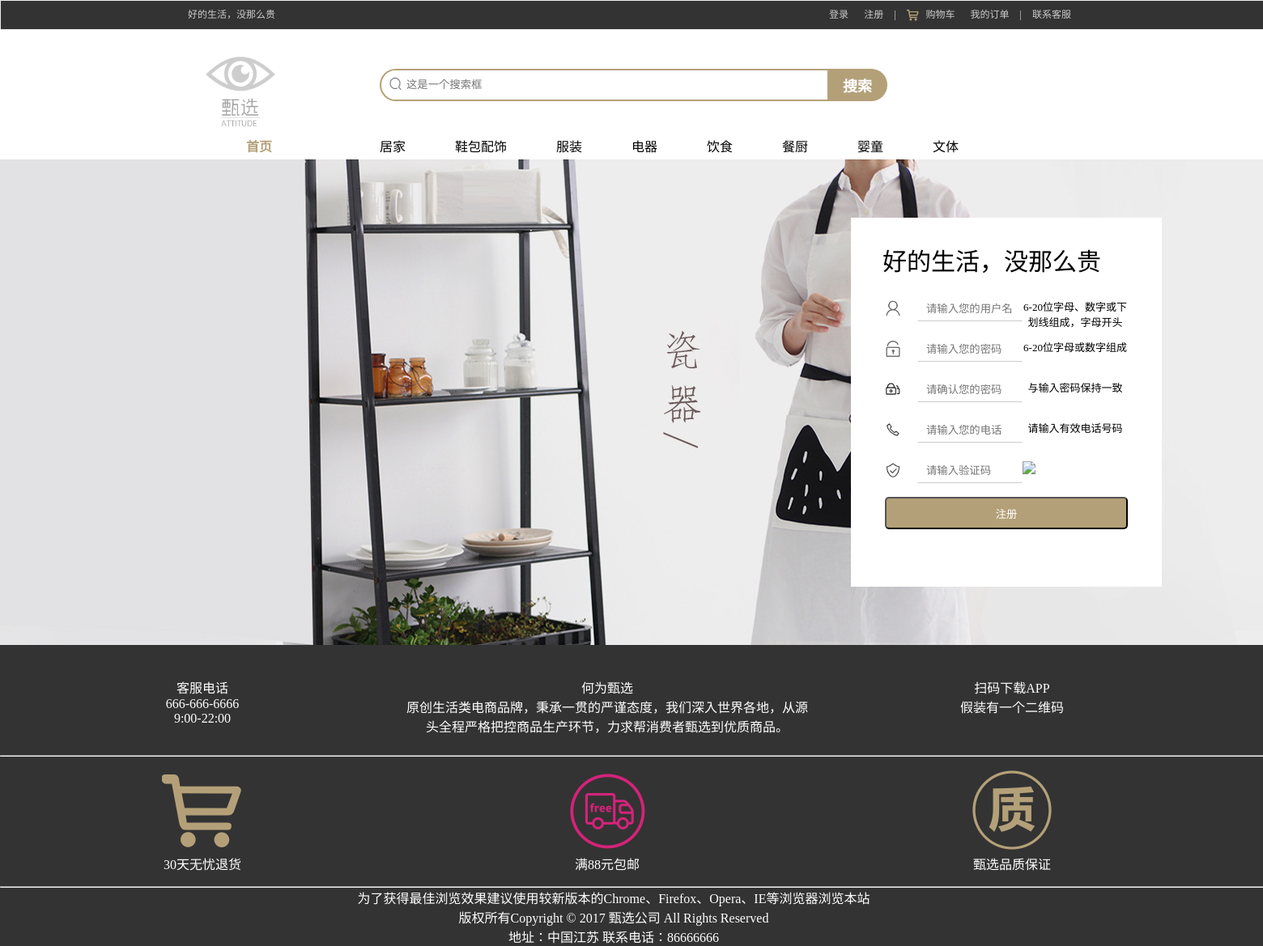
Screenshot of /regsiter.php with the database file from the repository.
### tables this page shows
CREATE TABLE `type` (
  `typeid` int(11) NOT NULL COMMENT '类别编号',
  `typename` varchar(30) DEFAULT NULL COMMENT '类别名称',
  `introduction` text COMMENT '类别简介'
);

### htmlSearch.php (the view)
<div class="search-con">
    <div class="logo-box">
        <a href="index.php"><img src="img/logo.png" alt=""></a>
    </div>
    <div class="search-box">
        <div class="search-bd">
            <div class="search-panel">
                <a href="searchResult.php" class="sousuo"></a>
                <form action="searchResult.php" method="get">
                    <div class="btn">
                        <input type="submit" class="searchBtn" id="search" name="search" value="搜索">
                    </div>
                    <div class="search-inp-box">
                        <div class="search-inp">
                            <input type="text" placeholder="这是一个搜索框" class="text" name="keyWord">
                        </div>
                    </div>
                </form>
            </div>
        </div>
    </div>
</div>
<div class="scrren-nav-wrap">
    <div class="scrren-nav-content">
        <h2><a href="index.php" style="color: #B4A078">首页</a> </h2>
        <ul>
            <?php
            while($rowNav=mysqli_fetch_array($resNav)) {
                ?>
                <li><a href="showType.php?tid=<?php echo $rowNav['typeid']?>"><?php echo $rowNav['typename'];?></a></li>
                <?php
            }
            ?>
        </ul>
    </div>
</div>

### css/index.css (style rules this page uses)
* { margin: 0; padding: 0; list-style: none; text-decoration:none; }
html,body { width: 100%; background-color: #fff; height: 1000px; }
.wrapper .search-wrap .search-con { width: 1110px; height: 88px; margin:0 auto; }
.wrapper .search-wrap .search-con .logo-box { display: inline-block; width: 190px; height: 80px; vertical-align: middle; }
.wrapper .search-wrap .search-con .logo-box img { width: 100px; height: 100px; margin-left: 22px; }
.wrapper .search-wrap .search-con .search-box { width: 627px; height: 87px; display: inline-block; vertical-align: middle; margin-left: 50px; }
.wrapper .search-wrap .search-con .search-box .search-bd { width: 627px; height: 62px; }
.wrapper .search-wrap .search-con .search-box .search-bd .search-panel { width: 627px; height: 40px; position: relative; margin-top: 24px; }
.wrapper .search-wrap .search-con .search-box .search-bd .btn { position: absolute; right: 0px; top:0; width: 74px; height: 40px; z-index: 1000; border-top-right-radius: 20px; border-bottom-right-radius: 20px; text-align: center; }
.wrapper .search-wrap .search-con .search-box .search-bd .search-panel .btn .searchBtn { border: none; background-color: #b4a078; font-size: 18px; font-weight: 700; color: #fff; height: 100%; width: 100%; border-top-right-radius: 20px; border-bottom-right-radius: 20px; cursor: pointer; }
.wrapper .search-wrap .search-con .search-inp-box { width: 551px; border: 2px solid #b4a078; border-top-left-radius: 20px; border-bottom-left-radius: 20px; border-right: none; height: 36px; overflow: hidden; }
.wrapper .search-wrap .search-con .search-box .search-bd .search-panel .sousuo { display: inline-block; position: absolute; width: 15px; height: 15px; top: 11px; left: 12px; background: url('../img/fdj.jpg') no-repeat; background-size: 100% 100%; }
.wrapper .search-wrap .search-con .search-inp-box .search-inp { width: 472px; height: 36px; overflow: hidden; }
.wrapper .search-wrap .search-con .search-inp-box .search-inp input { width: 472px; height: 24px; line-height: 24px; border: none; outline: 0; text-indent: 10px; background-color: #fff; padding: 6px 16px; margin-left: 5px; }
.wrapper .scrren-nav-wrap { width: 100%; height: 30px; margin-top: 18px; }
.wrapper .scrren-nav-wrap .scrren-nav-content { width: 1110px; height: 30px; margin:0 auto; }
.wrapper .scrren-nav-wrap .scrren-nav-content h2 { float: left; width: 190px; height: 30px; color: #b4a078; font-size: 16px; line-height: 30px; text-align: center; }
.wrapper .scrren-nav-wrap .scrren-nav-content ul { float: left; height: 30px; font-size: 16px; }
.wrapper .scrren-nav-wrap .scrren-nav-content ul li { float: left; text-align: center; padding: 0 4px; margin: 0 3px; line-height: 30px; font-weight: 450; color: #000000; margin-left: 50px; }
.wrapper .scrren-nav-wrap .scrren-nav-content ul li a { color: #000000; text-align: center; line-height: 30px; }

### rows the page displays
type: typename "居家"
type: typename "鞋包配饰"
type: typename "服装"
type: typename "电器"
type: typename "饮食"
type: typename "餐厨"
type: typename "婴童"
type: typename "文体"
